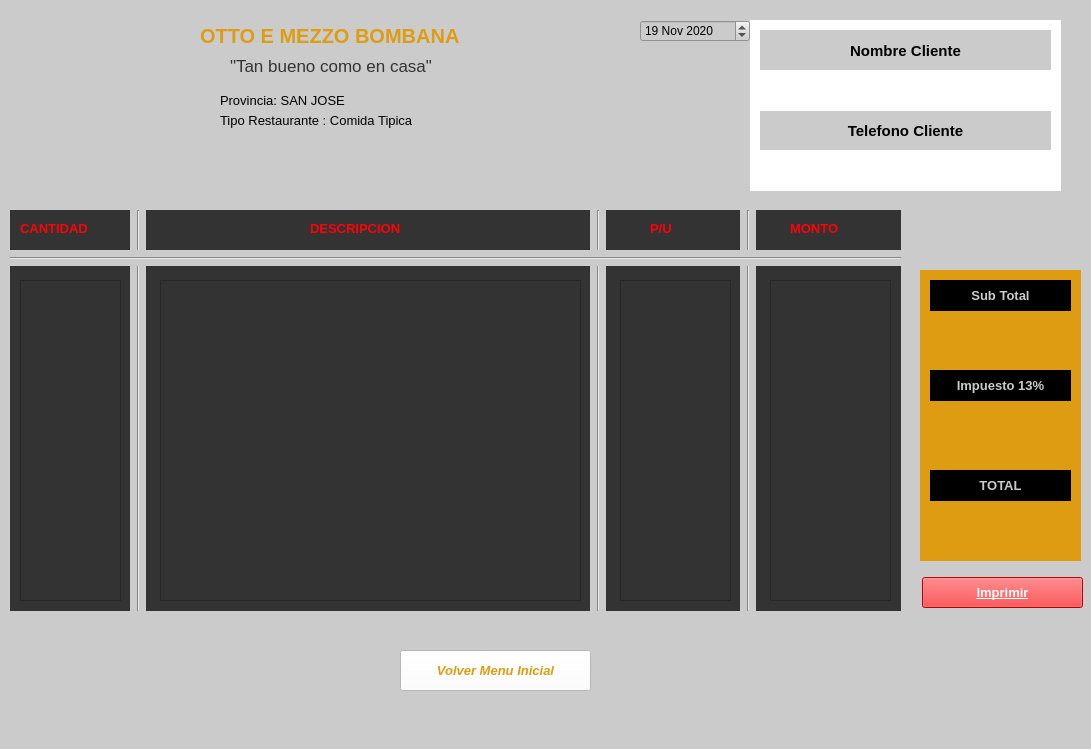
<?xml version="1.0" encoding="UTF-8"?>
<ui version="4.0">
 <class>Factura</class>
 <widget class="QMainWindow" name="Factura">
  <property name="geometry">
   <rect>
    <x>0</x>
    <y>0</y>
    <width>1091</width>
    <height>749</height>
   </rect>
  </property>
  <property name="windowTitle">
   <string>TEC EATS - Factura</string>
  </property>
  <property name="styleSheet">
   <string notr="true">background-color: rgb(203, 203, 203);</string>
  </property>
  <widget class="QWidget" name="centralwidget">
   <widget class="QPushButton" name="volvermenu">
    <property name="geometry">
     <rect>
      <x>400</x>
      <y>650</y>
      <width>191</width>
      <height>41</height>
     </rect>
    </property>
    <property name="font">
     <font>
      <pointsize>10</pointsize>
      <weight>75</weight>
      <italic>true</italic>
      <bold>true</bold>
     </font>
    </property>
    <property name="styleSheet">
     <string notr="true">background-color: rgb(255, 255, 255);
color: rgb(221, 156, 18);
</string>
    </property>
    <property name="text">
     <string>Volver Menu Inicial</string>
    </property>
   </widget>
   <widget class="QLabel" name="label">
    <property name="geometry">
     <rect>
      <x>10</x>
      <y>10</y>
      <width>171</width>
      <height>171</height>
     </rect>
    </property>
    <property name="styleSheet">
     <string notr="true">border-image: url(:/logo/Logo.PNG);</string>
    </property>
    <property name="text">
     <string/>
    </property>
   </widget>
   <widget class="QLabel" name="label_2">
    <property name="geometry">
     <rect>
      <x>200</x>
      <y>10</y>
      <width>341</width>
      <height>51</height>
     </rect>
    </property>
    <property name="font">
     <font>
      <pointsize>15</pointsize>
      <weight>75</weight>
      <bold>true</bold>
     </font>
    </property>
    <property name="styleSheet">
     <string notr="true">color: rgb(221, 156, 18);</string>
    </property>
    <property name="text">
     <string>OTTO E MEZZO BOMBANA</string>
    </property>
   </widget>
   <widget class="QLabel" name="label_3">
    <property name="geometry">
     <rect>
      <x>230</x>
      <y>50</y>
      <width>271</width>
      <height>31</height>
     </rect>
    </property>
    <property name="font">
     <font>
      <pointsize>13</pointsize>
     </font>
    </property>
    <property name="styleSheet">
     <string notr="true">color: rgb(51, 51, 51);</string>
    </property>
    <property name="text">
     <string>&quot;Tan bueno como en casa&quot;</string>
    </property>
   </widget>
   <widget class="QLabel" name="label_4">
    <property name="geometry">
     <rect>
      <x>220</x>
      <y>90</y>
      <width>171</width>
      <height>21</height>
     </rect>
    </property>
    <property name="font">
     <font>
      <pointsize>10</pointsize>
     </font>
    </property>
    <property name="text">
     <string>Provincia: SAN JOSE</string>
    </property>
   </widget>
   <widget class="QLabel" name="label_5">
    <property name="geometry">
     <rect>
      <x>220</x>
      <y>110</y>
      <width>271</width>
      <height>21</height>
     </rect>
    </property>
    <property name="font">
     <font>
      <pointsize>10</pointsize>
     </font>
    </property>
    <property name="text">
     <string>Tipo Restaurante : Comida Tipica</string>
    </property>
   </widget>
   <widget class="QLabel" name="label_6">
    <property name="geometry">
     <rect>
      <x>10</x>
      <y>210</y>
      <width>891</width>
      <height>401</height>
     </rect>
    </property>
    <property name="styleSheet">
     <string notr="true">background-color: rgb(51, 51, 51);</string>
    </property>
    <property name="text">
     <string/>
    </property>
   </widget>
   <widget class="Line" name="line">
    <property name="geometry">
     <rect>
      <x>130</x>
      <y>210</y>
      <width>16</width>
      <height>401</height>
     </rect>
    </property>
    <property name="orientation">
     <enum>Qt::Vertical</enum>
    </property>
   </widget>
   <widget class="Line" name="line_2">
    <property name="geometry">
     <rect>
      <x>590</x>
      <y>210</y>
      <width>16</width>
      <height>401</height>
     </rect>
    </property>
    <property name="orientation">
     <enum>Qt::Vertical</enum>
    </property>
   </widget>
   <widget class="Line" name="line_3">
    <property name="geometry">
     <rect>
      <x>740</x>
      <y>210</y>
      <width>16</width>
      <height>401</height>
     </rect>
    </property>
    <property name="orientation">
     <enum>Qt::Vertical</enum>
    </property>
   </widget>
   <widget class="Line" name="line_4">
    <property name="geometry">
     <rect>
      <x>10</x>
      <y>250</y>
      <width>891</width>
      <height>16</height>
     </rect>
    </property>
    <property name="orientation">
     <enum>Qt::Horizontal</enum>
    </property>
   </widget>
   <widget class="QLabel" name="label_7">
    <property name="geometry">
     <rect>
      <x>20</x>
      <y>220</y>
      <width>91</width>
      <height>16</height>
     </rect>
    </property>
    <property name="font">
     <font>
      <pointsize>10</pointsize>
      <weight>75</weight>
      <bold>true</bold>
     </font>
    </property>
    <property name="styleSheet">
     <string notr="true">background-color: rgb(51, 51, 51);
color: rgb(255, 2, 6);</string>
    </property>
    <property name="text">
     <string>CANTIDAD</string>
    </property>
   </widget>
   <widget class="QLabel" name="label_8">
    <property name="geometry">
     <rect>
      <x>310</x>
      <y>220</y>
      <width>131</width>
      <height>16</height>
     </rect>
    </property>
    <property name="font">
     <font>
      <pointsize>10</pointsize>
      <weight>75</weight>
      <bold>true</bold>
     </font>
    </property>
    <property name="styleSheet">
     <string notr="true">background-color: rgb(51, 51, 51);
color: rgb(255, 2, 6);</string>
    </property>
    <property name="text">
     <string>DESCRIPCION</string>
    </property>
   </widget>
   <widget class="QLabel" name="label_9">
    <property name="geometry">
     <rect>
      <x>790</x>
      <y>220</y>
      <width>71</width>
      <height>16</height>
     </rect>
    </property>
    <property name="font">
     <font>
      <pointsize>10</pointsize>
      <weight>75</weight>
      <bold>true</bold>
     </font>
    </property>
    <property name="styleSheet">
     <string notr="true">background-color: rgb(51, 51, 51);
color: rgb(255, 2, 6);</string>
    </property>
    <property name="text">
     <string>MONTO</string>
    </property>
   </widget>
   <widget class="QLabel" name="label_10">
    <property name="geometry">
     <rect>
      <x>650</x>
      <y>220</y>
      <width>51</width>
      <height>16</height>
     </rect>
    </property>
    <property name="font">
     <font>
      <pointsize>10</pointsize>
      <weight>75</weight>
      <bold>true</bold>
     </font>
    </property>
    <property name="styleSheet">
     <string notr="true">background-color: rgb(51, 51, 51);
color: rgb(255, 2, 6);</string>
    </property>
    <property name="text">
     <string>P/U</string>
    </property>
   </widget>
   <widget class="QLabel" name="label_11">
    <property name="geometry">
     <rect>
      <x>920</x>
      <y>270</y>
      <width>161</width>
      <height>291</height>
     </rect>
    </property>
    <property name="styleSheet">
     <string notr="true">background-color: rgb(221, 156, 18);</string>
    </property>
    <property name="text">
     <string/>
    </property>
   </widget>
   <widget class="QLabel" name="label_12">
    <property name="geometry">
     <rect>
      <x>930</x>
      <y>280</y>
      <width>141</width>
      <height>31</height>
     </rect>
    </property>
    <property name="font">
     <font>
      <pointsize>10</pointsize>
      <weight>75</weight>
      <bold>true</bold>
     </font>
    </property>
    <property name="styleSheet">
     <string notr="true">background-color: rgb(0, 0, 0);
color: rgb(203, 203, 203);</string>
    </property>
    <property name="text">
     <string>Sub Total</string>
    </property>
    <property name="alignment">
     <set>Qt::AlignCenter</set>
    </property>
   </widget>
   <widget class="QLabel" name="label_13">
    <property name="geometry">
     <rect>
      <x>930</x>
      <y>470</y>
      <width>141</width>
      <height>31</height>
     </rect>
    </property>
    <property name="font">
     <font>
      <pointsize>10</pointsize>
      <weight>75</weight>
      <bold>true</bold>
     </font>
    </property>
    <property name="styleSheet">
     <string notr="true">background-color: rgb(0, 0, 0);
color: rgb(203, 203, 203);</string>
    </property>
    <property name="text">
     <string>TOTAL</string>
    </property>
    <property name="alignment">
     <set>Qt::AlignCenter</set>
    </property>
   </widget>
   <widget class="QLabel" name="label_14">
    <property name="geometry">
     <rect>
      <x>930</x>
      <y>370</y>
      <width>141</width>
      <height>31</height>
     </rect>
    </property>
    <property name="font">
     <font>
      <pointsize>10</pointsize>
      <weight>75</weight>
      <bold>true</bold>
     </font>
    </property>
    <property name="styleSheet">
     <string notr="true">background-color: rgb(0, 0, 0);
color: rgb(203, 203, 203);</string>
    </property>
    <property name="text">
     <string>Impuesto 13%</string>
    </property>
    <property name="alignment">
     <set>Qt::AlignCenter</set>
    </property>
   </widget>
   <widget class="QLabel" name="subtotal">
    <property name="geometry">
     <rect>
      <x>954</x>
      <y>325</y>
      <width>101</width>
      <height>21</height>
     </rect>
    </property>
    <property name="font">
     <font>
      <pointsize>10</pointsize>
     </font>
    </property>
    <property name="styleSheet">
     <string notr="true">background-color: rgb(221, 156, 18);</string>
    </property>
    <property name="text">
     <string/>
    </property>
    <property name="alignment">
     <set>Qt::AlignCenter</set>
    </property>
   </widget>
   <widget class="QLabel" name="impuesto">
    <property name="geometry">
     <rect>
      <x>950</x>
      <y>420</y>
      <width>101</width>
      <height>21</height>
     </rect>
    </property>
    <property name="font">
     <font>
      <pointsize>10</pointsize>
     </font>
    </property>
    <property name="styleSheet">
     <string notr="true">background-color: rgb(221, 156, 18);</string>
    </property>
    <property name="text">
     <string/>
    </property>
    <property name="alignment">
     <set>Qt::AlignCenter</set>
    </property>
   </widget>
   <widget class="QLabel" name="total">
    <property name="geometry">
     <rect>
      <x>950</x>
      <y>520</y>
      <width>101</width>
      <height>21</height>
     </rect>
    </property>
    <property name="font">
     <font>
      <pointsize>10</pointsize>
     </font>
    </property>
    <property name="styleSheet">
     <string notr="true">background-color: rgb(221, 156, 18);</string>
    </property>
    <property name="text">
     <string/>
    </property>
    <property name="alignment">
     <set>Qt::AlignCenter</set>
    </property>
   </widget>
   <widget class="QLabel" name="label_34">
    <property name="geometry">
     <rect>
      <x>750</x>
      <y>20</y>
      <width>311</width>
      <height>171</height>
     </rect>
    </property>
    <property name="styleSheet">
     <string notr="true">background-color: rgb(255, 255, 255);</string>
    </property>
    <property name="text">
     <string/>
    </property>
   </widget>
   <widget class="QLabel" name="label_35">
    <property name="geometry">
     <rect>
      <x>760</x>
      <y>30</y>
      <width>291</width>
      <height>41</height>
     </rect>
    </property>
    <property name="font">
     <font>
      <pointsize>11</pointsize>
      <weight>75</weight>
      <bold>true</bold>
     </font>
    </property>
    <property name="text">
     <string>Nombre Cliente</string>
    </property>
    <property name="alignment">
     <set>Qt::AlignCenter</set>
    </property>
   </widget>
   <widget class="QLabel" name="label_36">
    <property name="geometry">
     <rect>
      <x>760</x>
      <y>110</y>
      <width>291</width>
      <height>41</height>
     </rect>
    </property>
    <property name="font">
     <font>
      <pointsize>11</pointsize>
      <weight>75</weight>
      <bold>true</bold>
     </font>
    </property>
    <property name="text">
     <string>Telefono Cliente</string>
    </property>
    <property name="alignment">
     <set>Qt::AlignCenter</set>
    </property>
   </widget>
   <widget class="QLabel" name="Ncliente">
    <property name="geometry">
     <rect>
      <x>760</x>
      <y>70</y>
      <width>291</width>
      <height>41</height>
     </rect>
    </property>
    <property name="font">
     <font>
      <pointsize>9</pointsize>
      <italic>true</italic>
     </font>
    </property>
    <property name="styleSheet">
     <string notr="true">background-color: rgb(255, 255, 255);</string>
    </property>
    <property name="text">
     <string/>
    </property>
    <property name="alignment">
     <set>Qt::AlignCenter</set>
    </property>
   </widget>
   <widget class="QLabel" name="Tcliente">
    <property name="geometry">
     <rect>
      <x>760</x>
      <y>150</y>
      <width>291</width>
      <height>41</height>
     </rect>
    </property>
    <property name="font">
     <font>
      <pointsize>9</pointsize>
      <italic>true</italic>
     </font>
    </property>
    <property name="styleSheet">
     <string notr="true">background-color: rgb(255, 255, 255);</string>
    </property>
    <property name="text">
     <string/>
    </property>
    <property name="alignment">
     <set>Qt::AlignCenter</set>
    </property>
   </widget>
   <widget class="QDateEdit" name="dateEdit">
    <property name="geometry">
     <rect>
      <x>640</x>
      <y>20</y>
      <width>110</width>
      <height>22</height>
     </rect>
    </property>
    <property name="minimumDate">
     <date>
      <year>2020</year>
      <month>11</month>
      <day>14</day>
     </date>
    </property>
    <property name="date">
     <date>
      <year>2020</year>
      <month>11</month>
      <day>19</day>
     </date>
    </property>
   </widget>
   <widget class="QPushButton" name="pushButton">
    <property name="geometry">
     <rect>
      <x>922</x>
      <y>577</y>
      <width>161</width>
      <height>31</height>
     </rect>
    </property>
    <property name="font">
     <font>
      <pointsize>10</pointsize>
      <weight>75</weight>
      <bold>true</bold>
      <underline>true</underline>
     </font>
    </property>
    <property name="styleSheet">
     <string notr="true">background-color: rgb(255, 2, 6);
color: rgb(255, 255, 255);</string>
    </property>
    <property name="text">
     <string>Imprimir</string>
    </property>
   </widget>
   <widget class="QListWidget" name="cantidades">
    <property name="geometry">
     <rect>
      <x>20</x>
      <y>280</y>
      <width>101</width>
      <height>321</height>
     </rect>
    </property>
    <property name="font">
     <font>
      <pointsize>10</pointsize>
     </font>
    </property>
    <property name="styleSheet">
     <string notr="true">color: rgb(255, 255, 255);
background-color: rgb(51, 51, 51);</string>
    </property>
   </widget>
   <widget class="QListWidget" name="descripciones">
    <property name="geometry">
     <rect>
      <x>160</x>
      <y>280</y>
      <width>421</width>
      <height>321</height>
     </rect>
    </property>
    <property name="font">
     <font>
      <pointsize>10</pointsize>
     </font>
    </property>
    <property name="styleSheet">
     <string notr="true">color: rgb(255, 255, 255);
background-color: rgb(51, 51, 51);</string>
    </property>
   </widget>
   <widget class="QListWidget" name="precios">
    <property name="geometry">
     <rect>
      <x>620</x>
      <y>280</y>
      <width>111</width>
      <height>321</height>
     </rect>
    </property>
    <property name="font">
     <font>
      <pointsize>10</pointsize>
     </font>
    </property>
    <property name="styleSheet">
     <string notr="true">color: rgb(255, 255, 255);
background-color: rgb(51, 51, 51);</string>
    </property>
   </widget>
   <widget class="QListWidget" name="montos">
    <property name="geometry">
     <rect>
      <x>770</x>
      <y>280</y>
      <width>121</width>
      <height>321</height>
     </rect>
    </property>
    <property name="font">
     <font>
      <pointsize>10</pointsize>
     </font>
    </property>
    <property name="styleSheet">
     <string notr="true">color: rgb(255, 255, 255);
background-color: rgb(51, 51, 51);</string>
    </property>
   </widget>
   <zorder>label_6</zorder>
   <zorder>label_11</zorder>
   <zorder>volvermenu</zorder>
   <zorder>label</zorder>
   <zorder>label_2</zorder>
   <zorder>label_3</zorder>
   <zorder>label_4</zorder>
   <zorder>label_5</zorder>
   <zorder>line</zorder>
   <zorder>line_2</zorder>
   <zorder>line_3</zorder>
   <zorder>line_4</zorder>
   <zorder>label_7</zorder>
   <zorder>label_8</zorder>
   <zorder>label_9</zorder>
   <zorder>label_10</zorder>
   <zorder>label_12</zorder>
   <zorder>label_13</zorder>
   <zorder>label_14</zorder>
   <zorder>subtotal</zorder>
   <zorder>impuesto</zorder>
   <zorder>total</zorder>
   <zorder>label_34</zorder>
   <zorder>label_35</zorder>
   <zorder>label_36</zorder>
   <zorder>Ncliente</zorder>
   <zorder>Tcliente</zorder>
   <zorder>dateEdit</zorder>
   <zorder>pushButton</zorder>
   <zorder>cantidades</zorder>
   <zorder>descripciones</zorder>
   <zorder>precios</zorder>
   <zorder>montos</zorder>
  </widget>
  <widget class="QStatusBar" name="statusbar"/>
 </widget>
 <resources>
  <include location="logo.qrc"/>
 </resources>
 <connections/>
</ui>
